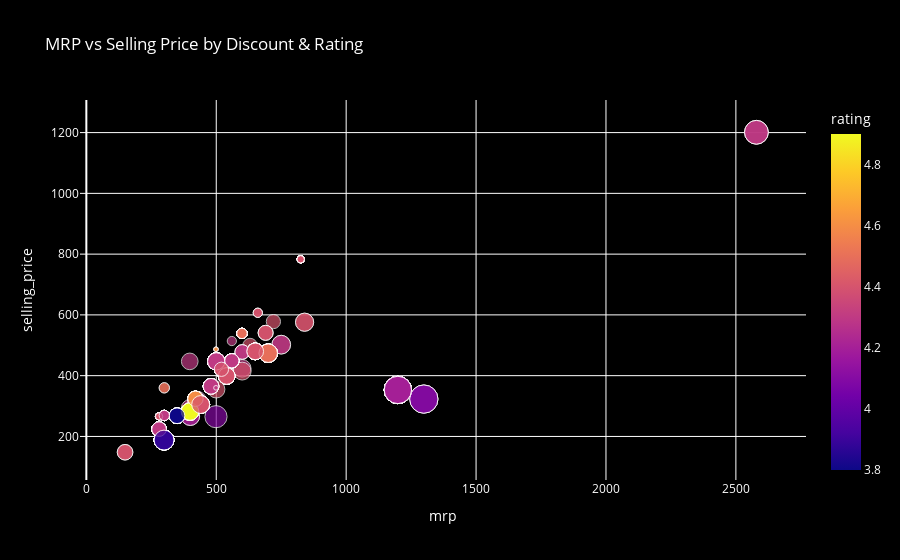

The cell this chart's notebook holds for it:
### Markdown cell above
INSIGHTS

-> No clear correlation — There isn’t a strong relationship between product rating and MRP; high- and low-priced items appear across all rating levels.

-> MRP concentration — Most MRPs fall below ₹1000, regardless of rating.

-> Outliers present — A few products have very high MRPs (above ₹2000) around the 4.2–4.3 rating range.

-> Common rating range — Most products are rated between 4.2 and 4.6.

### Code cell
fig = px.scatter(
    chocolate,
    x="mrp",
    y="selling_price",
    size="discount",
    color="rating",
    hover_name="short_name",
    title="MRP vs Selling Price by Discount & Rating",
)
fig.update_layout(
    title="MRP vs Selling Price by Discount & Rating",
    paper_bgcolor='black',
    plot_bgcolor='black',
    font=dict(color='white'),
)
fig.show()

### Figure 1 — Plotly figure (JSON) as saved in the notebook; plotly's stock layout.template omitted (floating-point values rounded to 4 significant figures; data arrays with more than 128 entries replaced by an {"elided": "..."} marker saying what was removed)
{"data": [{"hovertemplate": "<b>%{hovertext}</b><br><br>mrp=%{x}<br>selling_price=%{y}<br>discount=%{marker.size}<br>rating=%{marker.color}<extra></extra>", "hovertext": {"elided": "600 str values"}, "legendgroup": "", "marker": {"color": {"elided": "600 float values"}, "coloraxis": "coloraxis", "size": {"elided": "600 int values"}, "sizemode": "area", "sizeref": 0.1875, "symbol": "circle"}, "mode": "markers", "name": "", "orientation": "v", "showlegend": false, "type": "scatter", "x": {"elided": "600 int values"}, "xaxis": "x", "y": {"elided": "600 int values"}, "yaxis": "y"}], "layout": {"coloraxis": {"colorbar": {"title": {"text": "rating"}}, "colorscale": [[0, "#0d0887"], [0.1111, "#46039f"], [0.2222, "#7201a8"], [0.3333, "#9c179e"], [0.4444, "#bd3786"], [0.5556, "#d8576b"], [0.6667, "#ed7953"], [0.7778, "#fb9f3a"], [0.8889, "#fdca26"], [1, "#f0f921"]]}, "font": {"color": "white"}, "legend": {"itemsizing": "constant", "tracegroupgap": 0}, "paper_bgcolor": "black", "plot_bgcolor": "black", "title": {"text": "MRP vs Selling Price by Discount & Rating"}, "xaxis": {"anchor": "y", "domain": [0, 1], "title": {"text": "mrp"}}, "yaxis": {"anchor": "x", "domain": [0, 1], "title": {"text": "selling_price"}}}}
